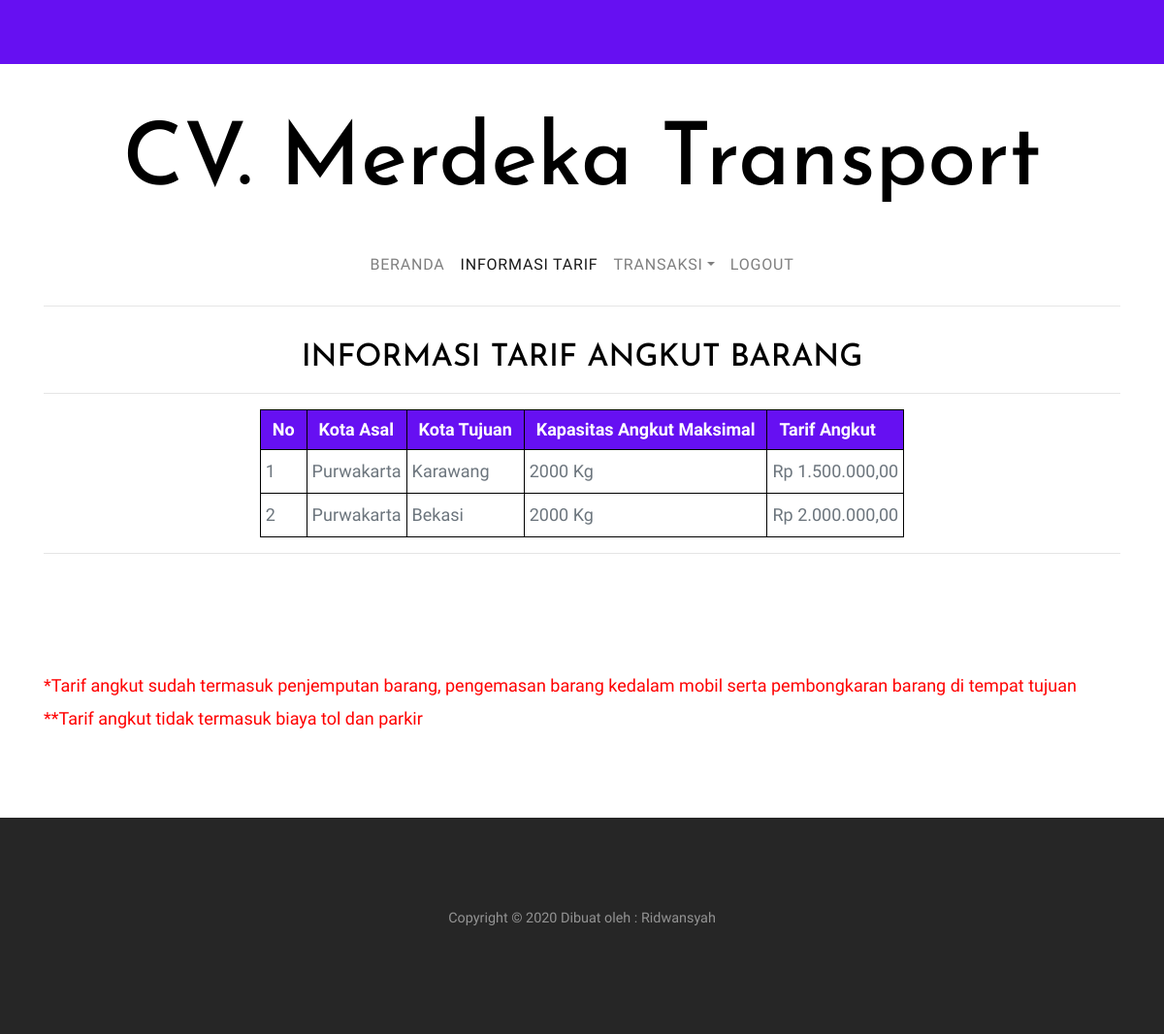
/info_tarif.php, run on the app's committed database.
### tables this page shows
CREATE TABLE IF NOT EXISTS `tarif` (
`id_tarif` int(10) NOT NULL,
  `kota_asal` varchar(20) NOT NULL,
  `kota_tujuan` varchar(20) NOT NULL,
  `max_kapasitas` int(10) NOT NULL,
  `harga` int(10) NOT NULL
);

### info_tarif.php (the view, shortened to what this page needs)
<!doctype html>
<html lang="en">
  <head>
    <link rel="stylesheet" href="css/tabel.css">
    <link rel="stylesheet" href="css/bootstrap.css">
    <link rel="stylesheet" href="css/animate.css">
    <link rel="stylesheet" href="css/owl.carousel.min.css">
    <link rel="stylesheet" href="fonts/ionicons/css/ionicons.min.css">
    <link rel="stylesheet" href="fonts/fontawesome/css/font-awesome.min.css">
    <link rel="stylesheet" href="fonts/flaticon/font/flaticon.css">
    <link rel="stylesheet" href="css/style.css">
  </head>
  <body>
    <div class="wrap">
      <header role="banner">
        <div class="top-bar">
          <div class="container">
            <div class="row">
<br><h2>&nbsp;</font></h2><br>
            </div>
          </div>
        </div>
        <div class="container logo-wrap">
          <div class="row pt-5">
            <div class="col-12 text-center">
              <h1 class="site-logo"><a href="index.html">CV. Merdeka Transport</a></h1>
            </div>
          </div>
        </div>
        <nav class="navbar navbar-expand-md  navbar-light bg-light">
          <div class="container">
            <div class="collapse navbar-collapse" id="navbarMenu">
              <ul class="navbar-nav mx-auto">
                <li class="nav-item">
                  <a class="nav-link" href="depan_pelanggan.php">Beranda</a>
                </li>
                <li class="nav-item">
                  <a class="nav-link active" href="info_tarif.php">Informasi Tarif</a>
                </li>
                <li class="nav-item dropdown">
                  <a class="nav-link dropdown-toggle" href="category.html" id="dropdown04" data-toggle="dropdown" aria-haspopup="true" aria-expanded="false">Transaksi</a>
                </li>
                <li class="nav-item">
                  <a class="nav-link" href="logout.php">Logout</a>
                </li>
              </ul>
            </div>
          </div>
        </nav>
      </header>
<?php
$ambil=mysql_query("select * from tarif");
?>
      <section class="site-section py-sm">
        <div class="container">
<br>
<center>
<h2>INFORMASI TARIF ANGKUT BARANG</h2>
<hr>
<table border=1>
<tr>
<th>&nbsp;&nbsp;No&nbsp;&nbsp;</th>
<th>&nbsp;&nbsp;Kota Asal&nbsp;&nbsp;</th>
<th>&nbsp;&nbsp;Kota Tujuan&nbsp;&nbsp;</th>
<th>&nbsp;&nbsp;Kapasitas Angkut Maksimal&nbsp;&nbsp;</th>
<th>&nbsp;&nbsp;Tarif Angkut&nbsp;&nbsp;</th>
</tr>
</center>
<?php
$no=1;
while($data=mysql_fetch_array($ambil)){
?>
<tr>
<td><?php echo $no;?></td>
<td><?php echo $data['kota_asal'];?></td>
<td><?php echo $data['kota_tujuan'];?></td>
<td><?php echo $data['max_kapasitas'];?> Kg</td>
<td>
<?php
$jumlah=$data['harga'];
$jumlah_desimal="2";
$pemisah_desimal=",";
$pemisah_ribuan=".";
echo "Rp ".number_format($jumlah,$jumlah_desimal,$pemisah_desimal,$pemisah_ribuan);
?>
</td>
</tr>
<?php
$no++;
}
?>
<hr>
<br>
<br><br>
<p align=justify><font color=red>*Tarif angkut sudah termasuk penjemputan barang, pengemasan barang kedalam mobil serta pembongkaran barang di tempat tujuan
<br>**Tarif angkut tidak termasuk biaya tol dan parkir</p>
<br><br>
        </div>
      </section>
      <footer class="site-footer">
        <div class="container">
          <div class="row">
            <div class="col-md-12 text-center">
              <p class="small">
            Copyright &copy; <script data-cfasync="false" src="/cdn-cgi/scripts/5c5dd728/cloudflare-static/email-decode.min.js"></script><script>document.write(new Date().getFullYear());</script> Dibuat oleh : Ridwansyah
            </p>
            </div>
          </div>
        </div>
      </footer>
    </div>
  </body>
</html>

### css/tabel.css (style rules this page uses)
table,th,td { border:1px solid black; }
th { padding:3px; font-weight:bold;color:white;background-color:#6610f2; }
tr { margin:0 0 5px 0;padding:3px; }
td { padding:5px;margin:0 1px; }

### css/style.css (style rules this page uses)
body { background: #ccc url("../images/photography.png") repeat; font-family: "Inconsolata", SFMono-Regular, Menlo, Monaco, Consolas, "Liberation Mono", "Courier New", monospace; font-weight: 300; font-size: 18px; line-height: 1.9; color: #6c757d; }
a { -webkit-transition: .3s all ease; -o-transition: .3s all ease; transition: .3s all ease; text-decoration: none; }
h1, h2, h3, h4, h5 { color: #000; font-family: "Josefin Sans", -apple-system, BlinkMacSystemFont, "Segoe UI", Roboto, "Helvetica Neue", Arial, sans-serif, "Apple Color Emoji", "Segoe UI Emoji", "Segoe UI Symbol", "Noto Color Emoji"; }
.wrap { max-width: 1250px; margin: 0 auto; background: #fff; -webkit-box-shadow: 0 0 40px 0 rgba(0, 0, 0, 0.1); box-shadow: 0 0 40px 0 rgba(0, 0, 0, 0.1); }
header { position: relative; top: 0; left: 0; width: 100%; z-index: 5; font-weight: 400; background: #fff !important; }
header .navbar-collapse { position: relative; }
header .navbar { padding-top: 0; padding-bottom: 0; background: transparent !important; }
header .navbar .nav-link { padding: 1.7rem 1rem; font-size: 16px; outline: none !important; text-transform: uppercase; letter-spacing: .05em; }
.site-logo a { color: #000; font-size: 90px; }
.top-bar { background: #6610f2; padding: 10px 0; }
.navbar .container > div { border-bottom: 1px solid #e6e6e6; }
.site-section { padding: 7em 0; }
.site-section.py-sm { padding: 0em 0; }
.site-footer { background-size: cover; background-position: center center; background-repeat: no-repeat; padding: 5em 0; background: #262626; }
.site-footer p { color: rgba(255, 255, 255, 0.5); }

### data on the page
tarif: kota_asal "Purwakarta", kota_tujuan "Karawang", max_kapasitas "2000", harga "1.500.000,00"
tarif: kota_asal "Purwakarta", kota_tujuan "Bekasi", max_kapasitas "2000", harga "2.000.000,00"
